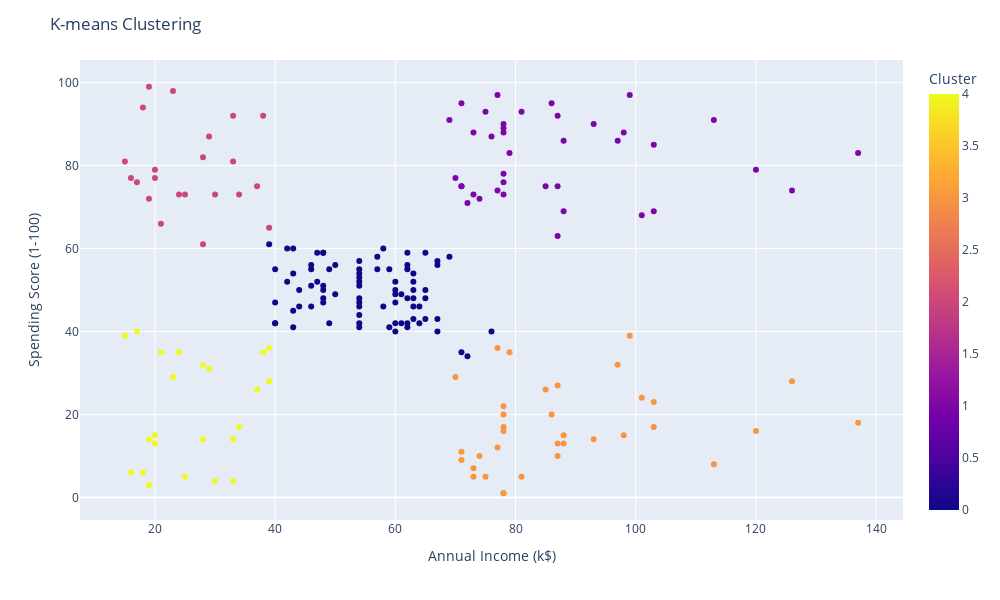

Notebook code for this chart:
### Markdown cell above
### `Insights:`

1. The elbow curve shows a sharp decrease in WCSS up to 5 clusters.

2. After 5 clusters, the decrease in WCSS becomes more gradual.

3. This suggests that the optimal number of clusters is likely 5.

4. Using 5 clusters balances between minimizing within-cluster variance and avoiding overfitting.

5. However, it's worth noting that the "elbow" is not extremely pronounced, so exploring 4 or 6 clusters might also be valuable.

### Code cell
# plotting the clusters

fig = px.scatter(df, x='Annual Income (k$)', y='Spending Score (1-100)', color='Cluster')
fig.update_layout(
    title='K-means Clustering',
    xaxis_title='Annual Income (k$)',
    yaxis_title='Spending Score (1-100)',
    width=1000,
    height=600
)
fig.show()

### Figure 1 — Plotly figure (JSON) as saved in the notebook; plotly's stock layout.template omitted (floating-point values rounded to 4 significant figures; data arrays with more than 128 entries replaced by an {"elided": "..."} marker saying what was removed)
{"data": [{"hovertemplate": "Annual Income (k$)=%{x}<br>Spending Score (1-100)=%{y}<br>Cluster=%{marker.color}<extra></extra>", "legendgroup": "", "marker": {"color": {"elided": "200 int values"}, "coloraxis": "coloraxis", "symbol": "circle"}, "mode": "markers", "name": "", "orientation": "v", "showlegend": false, "type": "scatter", "x": {"elided": "200 int values"}, "xaxis": "x", "y": {"elided": "200 int values"}, "yaxis": "y"}], "layout": {"coloraxis": {"colorbar": {"title": {"text": "Cluster"}}, "colorscale": [[0, "#0d0887"], [0.1111, "#46039f"], [0.2222, "#7201a8"], [0.3333, "#9c179e"], [0.4444, "#bd3786"], [0.5556, "#d8576b"], [0.6667, "#ed7953"], [0.7778, "#fb9f3a"], [0.8889, "#fdca26"], [1, "#f0f921"]]}, "height": 600, "legend": {"tracegroupgap": 0}, "margin": {"t": 60}, "title": {"text": "K-means Clustering"}, "width": 1000, "xaxis": {"anchor": "y", "domain": [0, 1], "title": {"text": "Annual Income (k$)"}}, "yaxis": {"anchor": "x", "domain": [0, 1], "title": {"text": "Spending Score (1-100)"}}}}
